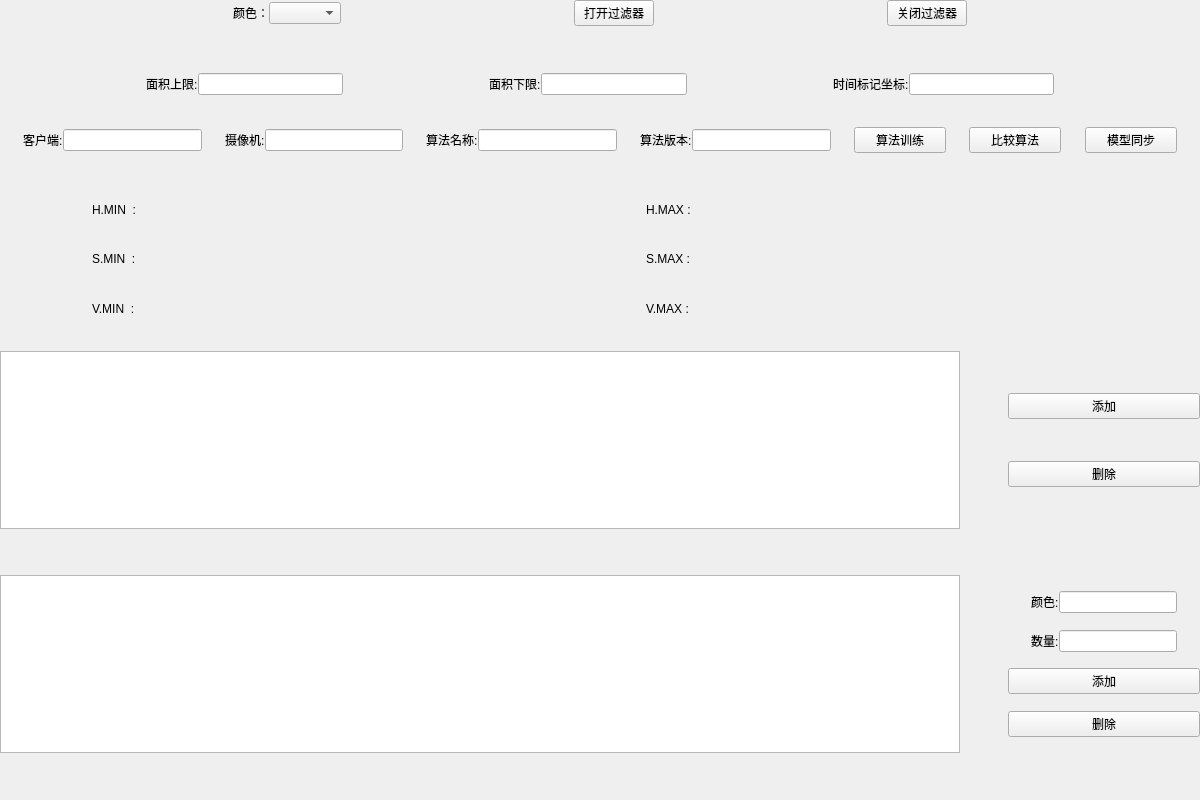
<?xml version="1.0" encoding="UTF-8"?>
<ui version="4.0">
 <class>ui_algorithm_colorFilter</class>
 <widget class="QMainWindow" name="ui_algorithm_colorFilter">
  <property name="geometry">
   <rect>
    <x>0</x>
    <y>0</y>
    <width>1200</width>
    <height>800</height>
   </rect>
  </property>
  <property name="windowTitle">
   <string>颜色分类器</string>
  </property>
  <widget class="QWidget" name="centralwidget">
   <layout class="QVBoxLayout" name="verticalLayout_5">
    <property name="spacing">
     <number>0</number>
    </property>
    <property name="leftMargin">
     <number>0</number>
    </property>
    <property name="topMargin">
     <number>0</number>
    </property>
    <property name="rightMargin">
     <number>0</number>
    </property>
    <property name="bottomMargin">
     <number>0</number>
    </property>
    <item>
     <widget class="QWidget" name="ui_colorFilter_main_widget" native="true">
      <layout class="QVBoxLayout" name="verticalLayout_3">
       <property name="spacing">
        <number>0</number>
       </property>
       <property name="leftMargin">
        <number>0</number>
       </property>
       <property name="topMargin">
        <number>0</number>
       </property>
       <property name="rightMargin">
        <number>0</number>
       </property>
       <property name="bottomMargin">
        <number>0</number>
       </property>
       <item>
        <widget class="QWidget" name="ui_colorFilter_select_widget" native="true">
         <layout class="QHBoxLayout" name="horizontalLayout">
          <property name="spacing">
           <number>0</number>
          </property>
          <property name="leftMargin">
           <number>0</number>
          </property>
          <property name="topMargin">
           <number>0</number>
          </property>
          <property name="rightMargin">
           <number>0</number>
          </property>
          <property name="bottomMargin">
           <number>0</number>
          </property>
          <item>
           <spacer name="horizontalSpacer">
            <property name="orientation">
             <enum>Qt::Horizontal</enum>
            </property>
            <property name="sizeHint" stdset="0">
             <size>
              <width>107</width>
              <height>20</height>
             </size>
            </property>
           </spacer>
          </item>
          <item>
           <widget class="QLabel" name="label">
            <property name="text">
             <string>颜色：</string>
            </property>
           </widget>
          </item>
          <item>
           <widget class="QComboBox" name="ui_colorFilter_color_cmbx"/>
          </item>
          <item>
           <spacer name="horizontalSpacer_2">
            <property name="orientation">
             <enum>Qt::Horizontal</enum>
            </property>
            <property name="sizeHint" stdset="0">
             <size>
              <width>108</width>
              <height>20</height>
             </size>
            </property>
           </spacer>
          </item>
          <item>
           <widget class="QPushButton" name="ui_colorFilter_open_btn">
            <property name="text">
             <string>打开过滤器</string>
            </property>
           </widget>
          </item>
          <item>
           <spacer name="horizontalSpacer_3">
            <property name="orientation">
             <enum>Qt::Horizontal</enum>
            </property>
            <property name="sizeHint" stdset="0">
             <size>
              <width>107</width>
              <height>20</height>
             </size>
            </property>
           </spacer>
          </item>
          <item>
           <widget class="QPushButton" name="ui_colorFilter_close_btn">
            <property name="text">
             <string>关闭过滤器</string>
            </property>
           </widget>
          </item>
          <item>
           <spacer name="horizontalSpacer_4">
            <property name="orientation">
             <enum>Qt::Horizontal</enum>
            </property>
            <property name="sizeHint" stdset="0">
             <size>
              <width>107</width>
              <height>20</height>
             </size>
            </property>
           </spacer>
          </item>
         </layout>
        </widget>
       </item>
       <item>
        <spacer name="verticalSpacer_15">
         <property name="orientation">
          <enum>Qt::Vertical</enum>
         </property>
         <property name="sizeHint" stdset="0">
          <size>
           <width>20</width>
           <height>61</height>
          </size>
         </property>
        </spacer>
       </item>
       <item>
        <widget class="QWidget" name="ui_colorFilter_area_widget" native="true">
         <layout class="QHBoxLayout" name="horizontalLayout_10">
          <property name="spacing">
           <number>0</number>
          </property>
          <property name="leftMargin">
           <number>0</number>
          </property>
          <property name="topMargin">
           <number>0</number>
          </property>
          <property name="rightMargin">
           <number>0</number>
          </property>
          <property name="bottomMargin">
           <number>0</number>
          </property>
          <item>
           <spacer name="horizontalSpacer_24">
            <property name="orientation">
             <enum>Qt::Horizontal</enum>
            </property>
            <property name="sizeHint" stdset="0">
             <size>
              <width>104</width>
              <height>20</height>
             </size>
            </property>
           </spacer>
          </item>
          <item>
           <widget class="QLabel" name="label_12">
            <property name="text">
             <string>面积上限:</string>
            </property>
           </widget>
          </item>
          <item>
           <widget class="QLineEdit" name="ui_colorFilter_area_min_edt"/>
          </item>
          <item>
           <spacer name="horizontalSpacer_25">
            <property name="orientation">
             <enum>Qt::Horizontal</enum>
            </property>
            <property name="sizeHint" stdset="0">
             <size>
              <width>105</width>
              <height>20</height>
             </size>
            </property>
           </spacer>
          </item>
          <item>
           <widget class="QLabel" name="label_13">
            <property name="text">
             <string>面积下限:</string>
            </property>
           </widget>
          </item>
          <item>
           <widget class="QLineEdit" name="ui_colorFilter_area_max_edt"/>
          </item>
          <item>
           <spacer name="horizontalSpacer_29">
            <property name="orientation">
             <enum>Qt::Horizontal</enum>
            </property>
            <property name="sizeHint" stdset="0">
             <size>
              <width>40</width>
              <height>20</height>
             </size>
            </property>
           </spacer>
          </item>
          <item>
           <widget class="QLabel" name="label_16">
            <property name="text">
             <string>时间标记坐标:</string>
            </property>
           </widget>
          </item>
          <item>
           <widget class="QLineEdit" name="ui_colorFilter_time_text_edt"/>
          </item>
          <item>
           <spacer name="horizontalSpacer_26">
            <property name="orientation">
             <enum>Qt::Horizontal</enum>
            </property>
            <property name="sizeHint" stdset="0">
             <size>
              <width>104</width>
              <height>20</height>
             </size>
            </property>
           </spacer>
          </item>
         </layout>
        </widget>
       </item>
       <item>
        <spacer name="verticalSpacer_14">
         <property name="orientation">
          <enum>Qt::Vertical</enum>
         </property>
         <property name="sizeHint" stdset="0">
          <size>
           <width>13</width>
           <height>46</height>
          </size>
         </property>
        </spacer>
       </item>
       <item>
        <widget class="QWidget" name="ui_colorFilter_algorithm_widget" native="true">
         <layout class="QHBoxLayout" name="horizontalLayout_7" stretch="1,1,6,1,1,6,1,1,6,1,1,6,1,4,1,4,1,4,1">
          <property name="spacing">
           <number>0</number>
          </property>
          <property name="leftMargin">
           <number>0</number>
          </property>
          <property name="topMargin">
           <number>0</number>
          </property>
          <property name="rightMargin">
           <number>0</number>
          </property>
          <property name="bottomMargin">
           <number>0</number>
          </property>
          <item>
           <spacer name="horizontalSpacer_20">
            <property name="orientation">
             <enum>Qt::Horizontal</enum>
            </property>
            <property name="sizeHint" stdset="0">
             <size>
              <width>3</width>
              <height>20</height>
             </size>
            </property>
           </spacer>
          </item>
          <item>
           <widget class="QLabel" name="label_14">
            <property name="text">
             <string>客户端:</string>
            </property>
           </widget>
          </item>
          <item>
           <widget class="QLineEdit" name="ui_colorFilter_clientname"/>
          </item>
          <item>
           <spacer name="horizontalSpacer_27">
            <property name="orientation">
             <enum>Qt::Horizontal</enum>
            </property>
            <property name="sizeHint" stdset="0">
             <size>
              <width>40</width>
              <height>20</height>
             </size>
            </property>
           </spacer>
          </item>
          <item>
           <widget class="QLabel" name="label_15">
            <property name="text">
             <string>摄像机:</string>
            </property>
           </widget>
          </item>
          <item>
           <widget class="QLineEdit" name="ui_colorFilter_cameraname"/>
          </item>
          <item>
           <spacer name="horizontalSpacer_28">
            <property name="orientation">
             <enum>Qt::Horizontal</enum>
            </property>
            <property name="sizeHint" stdset="0">
             <size>
              <width>40</width>
              <height>20</height>
             </size>
            </property>
           </spacer>
          </item>
          <item>
           <widget class="QLabel" name="label_9">
            <property name="text">
             <string>算法名称:</string>
            </property>
           </widget>
          </item>
          <item>
           <widget class="QLineEdit" name="ui_colorFilter_algorithm_name"/>
          </item>
          <item>
           <spacer name="horizontalSpacer_21">
            <property name="orientation">
             <enum>Qt::Horizontal</enum>
            </property>
            <property name="sizeHint" stdset="0">
             <size>
              <width>43</width>
              <height>20</height>
             </size>
            </property>
           </spacer>
          </item>
          <item>
           <widget class="QLabel" name="label_10">
            <property name="text">
             <string>算法版本:</string>
            </property>
           </widget>
          </item>
          <item>
           <widget class="QLineEdit" name="ui_colorFilter_algorithm_version"/>
          </item>
          <item>
           <spacer name="horizontalSpacer_22">
            <property name="orientation">
             <enum>Qt::Horizontal</enum>
            </property>
            <property name="sizeHint" stdset="0">
             <size>
              <width>43</width>
              <height>20</height>
             </size>
            </property>
           </spacer>
          </item>
          <item>
           <widget class="QPushButton" name="ui_colorFilter_algorithm_train_btn">
            <property name="text">
             <string>算法训练</string>
            </property>
           </widget>
          </item>
          <item>
           <spacer name="horizontalSpacer_31">
            <property name="orientation">
             <enum>Qt::Horizontal</enum>
            </property>
            <property name="sizeHint" stdset="0">
             <size>
              <width>40</width>
              <height>20</height>
             </size>
            </property>
           </spacer>
          </item>
          <item>
           <widget class="QPushButton" name="ui_colorFilter_algorithm_compare_train_btn">
            <property name="text">
             <string>比较算法</string>
            </property>
           </widget>
          </item>
          <item>
           <spacer name="horizontalSpacer_23">
            <property name="orientation">
             <enum>Qt::Horizontal</enum>
            </property>
            <property name="sizeHint" stdset="0">
             <size>
              <width>43</width>
              <height>20</height>
             </size>
            </property>
           </spacer>
          </item>
          <item>
           <widget class="QPushButton" name="ui_colorFilter_model_sync_client_btn">
            <property name="text">
             <string>模型同步</string>
            </property>
           </widget>
          </item>
          <item>
           <spacer name="horizontalSpacer_30">
            <property name="orientation">
             <enum>Qt::Horizontal</enum>
            </property>
            <property name="sizeHint" stdset="0">
             <size>
              <width>40</width>
              <height>20</height>
             </size>
            </property>
           </spacer>
          </item>
         </layout>
        </widget>
       </item>
       <item>
        <spacer name="verticalSpacer_16">
         <property name="orientation">
          <enum>Qt::Vertical</enum>
         </property>
         <property name="sizeHint" stdset="0">
          <size>
           <width>17</width>
           <height>61</height>
          </size>
         </property>
        </spacer>
       </item>
       <item>
        <widget class="QWidget" name="ui_colorFilter_hsv_widget" native="true">
         <layout class="QVBoxLayout" name="verticalLayout_2" stretch="2,0,2,0,2">
          <property name="spacing">
           <number>0</number>
          </property>
          <property name="leftMargin">
           <number>0</number>
          </property>
          <property name="topMargin">
           <number>0</number>
          </property>
          <property name="rightMargin">
           <number>0</number>
          </property>
          <property name="bottomMargin">
           <number>0</number>
          </property>
          <item>
           <widget class="QWidget" name="ui_colorFilter_h_widget" native="true">
            <layout class="QHBoxLayout" name="horizontalLayout_3" stretch="1,2,3,1,2,3,1">
             <property name="spacing">
              <number>0</number>
             </property>
             <property name="leftMargin">
              <number>0</number>
             </property>
             <property name="topMargin">
              <number>0</number>
             </property>
             <property name="rightMargin">
              <number>0</number>
             </property>
             <property name="bottomMargin">
              <number>0</number>
             </property>
             <item>
              <spacer name="horizontalSpacer_6">
               <property name="orientation">
                <enum>Qt::Horizontal</enum>
               </property>
               <property name="sizeHint" stdset="0">
                <size>
                 <width>55</width>
                 <height>20</height>
                </size>
               </property>
              </spacer>
             </item>
             <item>
              <widget class="QLabel" name="label_2">
               <property name="text">
                <string>H.MIN  :</string>
               </property>
              </widget>
             </item>
             <item>
              <widget class="QLabel" name="ui_colorFilter_hmin_lab">
               <property name="text">
                <string/>
               </property>
              </widget>
             </item>
             <item>
              <spacer name="horizontalSpacer_8">
               <property name="orientation">
                <enum>Qt::Horizontal</enum>
               </property>
               <property name="sizeHint" stdset="0">
                <size>
                 <width>56</width>
                 <height>20</height>
                </size>
               </property>
              </spacer>
             </item>
             <item>
              <widget class="QLabel" name="label_3">
               <property name="text">
                <string>H.MAX :</string>
               </property>
              </widget>
             </item>
             <item>
              <widget class="QLabel" name="ui_colorFilter_hmax_lab">
               <property name="text">
                <string/>
               </property>
              </widget>
             </item>
             <item>
              <spacer name="horizontalSpacer_7">
               <property name="orientation">
                <enum>Qt::Horizontal</enum>
               </property>
               <property name="sizeHint" stdset="0">
                <size>
                 <width>55</width>
                 <height>20</height>
                </size>
               </property>
              </spacer>
             </item>
            </layout>
           </widget>
          </item>
          <item>
           <spacer name="verticalSpacer_6">
            <property name="orientation">
             <enum>Qt::Vertical</enum>
            </property>
            <property name="sizeHint" stdset="0">
             <size>
              <width>20</width>
              <height>36</height>
             </size>
            </property>
           </spacer>
          </item>
          <item>
           <widget class="QWidget" name="ui_colorFilter_s_widget" native="true">
            <layout class="QHBoxLayout" name="horizontalLayout_4" stretch="1,2,3,1,2,3,1">
             <property name="spacing">
              <number>0</number>
             </property>
             <property name="leftMargin">
              <number>0</number>
             </property>
             <property name="topMargin">
              <number>0</number>
             </property>
             <property name="rightMargin">
              <number>0</number>
             </property>
             <property name="bottomMargin">
              <number>0</number>
             </property>
             <item>
              <spacer name="horizontalSpacer_9">
               <property name="orientation">
                <enum>Qt::Horizontal</enum>
               </property>
               <property name="sizeHint" stdset="0">
                <size>
                 <width>24</width>
                 <height>20</height>
                </size>
               </property>
              </spacer>
             </item>
             <item>
              <widget class="QLabel" name="label_4">
               <property name="text">
                <string>S.MIN  :</string>
               </property>
              </widget>
             </item>
             <item>
              <widget class="QLabel" name="ui_colorFilter_smin_lab">
               <property name="text">
                <string/>
               </property>
              </widget>
             </item>
             <item>
              <spacer name="horizontalSpacer_10">
               <property name="orientation">
                <enum>Qt::Horizontal</enum>
               </property>
               <property name="sizeHint" stdset="0">
                <size>
                 <width>24</width>
                 <height>20</height>
                </size>
               </property>
              </spacer>
             </item>
             <item>
              <widget class="QLabel" name="label_5">
               <property name="text">
                <string>S.MAX :</string>
               </property>
              </widget>
             </item>
             <item>
              <widget class="QLabel" name="ui_colorFilter_smax_lab">
               <property name="text">
                <string/>
               </property>
              </widget>
             </item>
             <item>
              <spacer name="horizontalSpacer_11">
               <property name="orientation">
                <enum>Qt::Horizontal</enum>
               </property>
               <property name="sizeHint" stdset="0">
                <size>
                 <width>24</width>
                 <height>20</height>
                </size>
               </property>
              </spacer>
             </item>
            </layout>
           </widget>
          </item>
          <item>
           <spacer name="verticalSpacer_7">
            <property name="orientation">
             <enum>Qt::Vertical</enum>
            </property>
            <property name="sizeHint" stdset="0">
             <size>
              <width>20</width>
              <height>37</height>
             </size>
            </property>
           </spacer>
          </item>
          <item>
           <widget class="QWidget" name="ui_colorFilter_v_widget" native="true">
            <layout class="QHBoxLayout" name="horizontalLayout_5" stretch="1,2,3,1,2,3,1">
             <property name="spacing">
              <number>0</number>
             </property>
             <property name="leftMargin">
              <number>0</number>
             </property>
             <property name="topMargin">
              <number>0</number>
             </property>
             <property name="rightMargin">
              <number>0</number>
             </property>
             <property name="bottomMargin">
              <number>0</number>
             </property>
             <item>
              <spacer name="horizontalSpacer_12">
               <property name="orientation">
                <enum>Qt::Horizontal</enum>
               </property>
               <property name="sizeHint" stdset="0">
                <size>
                 <width>24</width>
                 <height>20</height>
                </size>
               </property>
              </spacer>
             </item>
             <item>
              <widget class="QLabel" name="label_6">
               <property name="text">
                <string>V.MIN  :</string>
               </property>
              </widget>
             </item>
             <item>
              <widget class="QLabel" name="ui_colorFilter_vmin_lab">
               <property name="text">
                <string/>
               </property>
              </widget>
             </item>
             <item>
              <spacer name="horizontalSpacer_13">
               <property name="orientation">
                <enum>Qt::Horizontal</enum>
               </property>
               <property name="sizeHint" stdset="0">
                <size>
                 <width>24</width>
                 <height>20</height>
                </size>
               </property>
              </spacer>
             </item>
             <item>
              <widget class="QLabel" name="label_7">
               <property name="text">
                <string>V.MAX :</string>
               </property>
              </widget>
             </item>
             <item>
              <widget class="QLabel" name="ui_colorFilter_vmax_lab">
               <property name="text">
                <string/>
               </property>
              </widget>
             </item>
             <item>
              <spacer name="horizontalSpacer_14">
               <property name="orientation">
                <enum>Qt::Horizontal</enum>
               </property>
               <property name="sizeHint" stdset="0">
                <size>
                 <width>24</width>
                 <height>20</height>
                </size>
               </property>
              </spacer>
             </item>
            </layout>
           </widget>
          </item>
         </layout>
        </widget>
       </item>
       <item>
        <spacer name="verticalSpacer_9">
         <property name="orientation">
          <enum>Qt::Vertical</enum>
         </property>
         <property name="sizeHint" stdset="0">
          <size>
           <width>17</width>
           <height>46</height>
          </size>
         </property>
        </spacer>
       </item>
       <item>
        <widget class="QWidget" name="ui_colorFilter_op_widget" native="true">
         <layout class="QHBoxLayout" name="horizontalLayout_2" stretch="20,1,4">
          <property name="spacing">
           <number>0</number>
          </property>
          <property name="leftMargin">
           <number>0</number>
          </property>
          <property name="topMargin">
           <number>0</number>
          </property>
          <property name="rightMargin">
           <number>0</number>
          </property>
          <property name="bottomMargin">
           <number>0</number>
          </property>
          <item>
           <widget class="QListView" name="ui_colorFilter_listview"/>
          </item>
          <item>
           <spacer name="horizontalSpacer_5">
            <property name="orientation">
             <enum>Qt::Horizontal</enum>
            </property>
            <property name="sizeHint" stdset="0">
             <size>
              <width>55</width>
              <height>20</height>
             </size>
            </property>
           </spacer>
          </item>
          <item>
           <widget class="QWidget" name="ui_colorFilter_op_btn_widget" native="true">
            <layout class="QVBoxLayout" name="verticalLayout">
             <property name="spacing">
              <number>0</number>
             </property>
             <property name="leftMargin">
              <number>0</number>
             </property>
             <property name="topMargin">
              <number>0</number>
             </property>
             <property name="rightMargin">
              <number>0</number>
             </property>
             <property name="bottomMargin">
              <number>0</number>
             </property>
             <item>
              <spacer name="verticalSpacer_4">
               <property name="orientation">
                <enum>Qt::Vertical</enum>
               </property>
               <property name="sizeHint" stdset="0">
                <size>
                 <width>20</width>
                 <height>40</height>
                </size>
               </property>
              </spacer>
             </item>
             <item>
              <widget class="QPushButton" name="ui_colorFilter_add_btn_2">
               <property name="text">
                <string>添加</string>
               </property>
              </widget>
             </item>
             <item>
              <spacer name="verticalSpacer_3">
               <property name="orientation">
                <enum>Qt::Vertical</enum>
               </property>
               <property name="sizeHint" stdset="0">
                <size>
                 <width>20</width>
                 <height>40</height>
                </size>
               </property>
              </spacer>
             </item>
             <item>
              <widget class="QPushButton" name="ui_colorFilter_cancel_btn">
               <property name="text">
                <string>删除</string>
               </property>
              </widget>
             </item>
             <item>
              <spacer name="verticalSpacer">
               <property name="orientation">
                <enum>Qt::Vertical</enum>
               </property>
               <property name="sizeHint" stdset="0">
                <size>
                 <width>20</width>
                 <height>40</height>
                </size>
               </property>
              </spacer>
             </item>
            </layout>
           </widget>
          </item>
         </layout>
        </widget>
       </item>
       <item>
        <spacer name="verticalSpacer_8">
         <property name="orientation">
          <enum>Qt::Vertical</enum>
         </property>
         <property name="sizeHint" stdset="0">
          <size>
           <width>20</width>
           <height>60</height>
          </size>
         </property>
        </spacer>
       </item>
       <item>
        <widget class="QWidget" name="ui_colorFilter_match_widget" native="true">
         <layout class="QHBoxLayout" name="horizontalLayout_9" stretch="20,1,4">
          <property name="spacing">
           <number>0</number>
          </property>
          <property name="leftMargin">
           <number>0</number>
          </property>
          <property name="topMargin">
           <number>0</number>
          </property>
          <property name="rightMargin">
           <number>0</number>
          </property>
          <property name="bottomMargin">
           <number>0</number>
          </property>
          <item>
           <widget class="QListView" name="ui_colorFilter_compare_listview"/>
          </item>
          <item>
           <spacer name="horizontalSpacer_15">
            <property name="orientation">
             <enum>Qt::Horizontal</enum>
            </property>
            <property name="sizeHint" stdset="0">
             <size>
              <width>178</width>
              <height>20</height>
             </size>
            </property>
           </spacer>
          </item>
          <item>
           <widget class="QWidget" name="ui_colorFilter_match_btn_widget" native="true">
            <layout class="QVBoxLayout" name="verticalLayout_4">
             <property name="spacing">
              <number>0</number>
             </property>
             <property name="leftMargin">
              <number>0</number>
             </property>
             <property name="topMargin">
              <number>0</number>
             </property>
             <property name="rightMargin">
              <number>0</number>
             </property>
             <property name="bottomMargin">
              <number>0</number>
             </property>
             <item>
              <spacer name="verticalSpacer_2">
               <property name="orientation">
                <enum>Qt::Vertical</enum>
               </property>
               <property name="sizeHint" stdset="0">
                <size>
                 <width>20</width>
                 <height>15</height>
                </size>
               </property>
              </spacer>
             </item>
             <item>
              <widget class="QWidget" name="ui_colorFilter_match_color_widget" native="true">
               <layout class="QHBoxLayout" name="horizontalLayout_6" stretch="2,2,10,2">
                <property name="spacing">
                 <number>0</number>
                </property>
                <property name="leftMargin">
                 <number>0</number>
                </property>
                <property name="topMargin">
                 <number>0</number>
                </property>
                <property name="rightMargin">
                 <number>0</number>
                </property>
                <property name="bottomMargin">
                 <number>0</number>
                </property>
                <item>
                 <spacer name="horizontalSpacer_16">
                  <property name="orientation">
                   <enum>Qt::Horizontal</enum>
                  </property>
                  <property name="sizeHint" stdset="0">
                   <size>
                    <width>61</width>
                    <height>20</height>
                   </size>
                  </property>
                 </spacer>
                </item>
                <item>
                 <widget class="QLabel" name="label_8">
                  <property name="text">
                   <string>颜色:</string>
                  </property>
                 </widget>
                </item>
                <item>
                 <widget class="QLineEdit" name="ui_colorFilter_match_colorname_edt"/>
                </item>
                <item>
                 <spacer name="horizontalSpacer_17">
                  <property name="orientation">
                   <enum>Qt::Horizontal</enum>
                  </property>
                  <property name="sizeHint" stdset="0">
                   <size>
                    <width>61</width>
                    <height>20</height>
                   </size>
                  </property>
                 </spacer>
                </item>
               </layout>
              </widget>
             </item>
             <item>
              <spacer name="verticalSpacer_5">
               <property name="orientation">
                <enum>Qt::Vertical</enum>
               </property>
               <property name="sizeHint" stdset="0">
                <size>
                 <width>20</width>
                 <height>15</height>
                </size>
               </property>
              </spacer>
             </item>
             <item>
              <widget class="QWidget" name="ui_colorFilter_match_colornum_widget" native="true">
               <layout class="QHBoxLayout" name="horizontalLayout_8" stretch="2,2,10,2">
                <property name="spacing">
                 <number>0</number>
                </property>
                <property name="leftMargin">
                 <number>0</number>
                </property>
                <property name="topMargin">
                 <number>0</number>
                </property>
                <property name="rightMargin">
                 <number>0</number>
                </property>
                <property name="bottomMargin">
                 <number>0</number>
                </property>
                <item>
                 <spacer name="horizontalSpacer_18">
                  <property name="orientation">
                   <enum>Qt::Horizontal</enum>
                  </property>
                  <property name="sizeHint" stdset="0">
                   <size>
                    <width>61</width>
                    <height>20</height>
                   </size>
                  </property>
                 </spacer>
                </item>
                <item>
                 <widget class="QLabel" name="label_11">
                  <property name="text">
                   <string>数量:</string>
                  </property>
                 </widget>
                </item>
                <item>
                 <widget class="QLineEdit" name="ui_colorFilter_match_colornum_edt"/>
                </item>
                <item>
                 <spacer name="horizontalSpacer_19">
                  <property name="orientation">
                   <enum>Qt::Horizontal</enum>
                  </property>
                  <property name="sizeHint" stdset="0">
                   <size>
                    <width>61</width>
                    <height>20</height>
                   </size>
                  </property>
                 </spacer>
                </item>
               </layout>
              </widget>
             </item>
             <item>
              <spacer name="verticalSpacer_10">
               <property name="orientation">
                <enum>Qt::Vertical</enum>
               </property>
               <property name="sizeHint" stdset="0">
                <size>
                 <width>17</width>
                 <height>15</height>
                </size>
               </property>
              </spacer>
             </item>
             <item>
              <widget class="QPushButton" name="ui_colorFilter_match_add_btn">
               <property name="text">
                <string>添加</string>
               </property>
              </widget>
             </item>
             <item>
              <spacer name="verticalSpacer_11">
               <property name="orientation">
                <enum>Qt::Vertical</enum>
               </property>
               <property name="sizeHint" stdset="0">
                <size>
                 <width>17</width>
                 <height>15</height>
                </size>
               </property>
              </spacer>
             </item>
             <item>
              <widget class="QPushButton" name="ui_colorFilter_match_cancel_btn">
               <property name="text">
                <string>删除</string>
               </property>
              </widget>
             </item>
             <item>
              <spacer name="verticalSpacer_12">
               <property name="orientation">
                <enum>Qt::Vertical</enum>
               </property>
               <property name="sizeHint" stdset="0">
                <size>
                 <width>17</width>
                 <height>15</height>
                </size>
               </property>
              </spacer>
             </item>
            </layout>
           </widget>
          </item>
         </layout>
        </widget>
       </item>
       <item>
        <spacer name="verticalSpacer_13">
         <property name="orientation">
          <enum>Qt::Vertical</enum>
         </property>
         <property name="sizeHint" stdset="0">
          <size>
           <width>20</width>
           <height>61</height>
          </size>
         </property>
        </spacer>
       </item>
      </layout>
     </widget>
    </item>
   </layout>
  </widget>
 </widget>
 <resources/>
 <connections/>
</ui>
